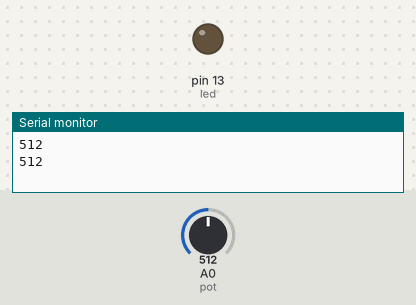
A sketch run on a simulated Arduino Uno, built with avr-gcc and run on an emulated ATmega328P. Shown: output pins drawn as LEDs (lit = HIGH), the last lines printed to the serial monitor. The test bench sets the inputs (shaded band); at power-on: A0 (pot) = 512.

Above: at 1.8 s.
1.9 s: A0 (pot) set to 534
4.2 s: A0 (pot) set to 568
At 7.1 s:
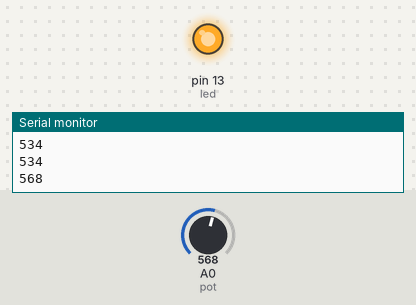
Timing chart, 0 to 14.3 s (numbered marks = the images above; inputs shaded):
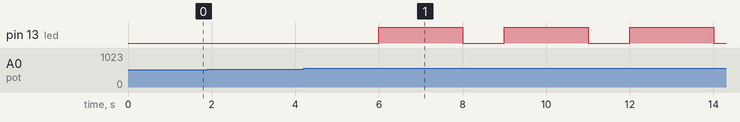

The sketch:

sensor-calor-led.ino
```cpp
#define pot A0
#define led 13

int leitura;

void setup ()
{
  Serial.begin ( 9600 );
  pinMode ( led, OUTPUT );
  pinMode ( pot, INPUT );
}

void loop ()
{
  leitura = analogRead ( pot );
  Serial.println ( leitura );
  delay ( 1000 );

  if ( leitura >= 550 )
  {
    digitalWrite( led , HIGH );
    delay ( 2000 );
    digitalWrite ( led , LOW );
  }
}
  
```

Measured:
- the behaviour switches between 549 and 550 on A0 (pot) (found by bisection; images 0 and 1)
- after the input at 4.2 s, pin 13 (led): alternates HIGH for 2.0 s and LOW for 1.0 s, starting after 1.8 s
